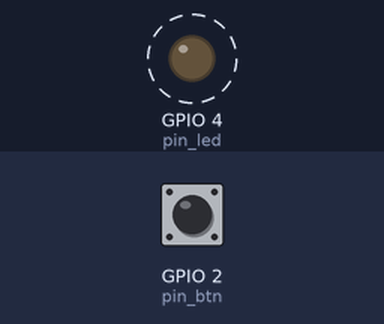
Recording of a sketch running on a simulated ESP32. Parts: output pins drawn as LEDs (lit = HIGH). Dashed ring = blinking. The test bench sets the inputs (shaded band); at power-on: GPIO 2 (pin_btn) LOW.

Above: at 1.5 s.
Timing chart, 0 to 5.6 s (numbered marks = the images above):
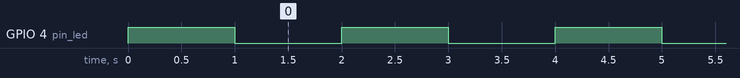

Measured:
- by itself, GPIO 4 (pin_led): alternates HIGH for 1.0 s and LOW for 1.0 s

The sketch:

multi_core.ino
```cpp
#include <Wire.h>
////#include <LiquidCrystal_I2C.h> //biblioteca responsável pelo controle do display

////LiquidCrystal_I2C lcd(0x27, 16, 2); //set the LCD address to 0x27 for a 16 chars and 2 line display

int count  = 0;
int blinked = 0;

String statusButton = "DESATIVADO";

//pinos usados
const uint8_t pin_led = 4;
const uint8_t pin_btn = 2;

//variaveis que indicam o núcleo
static uint8_t taskCoreZero = 0;
static uint8_t taskCoreOne  = 1;

void setup() {
  pinMode(pin_led, OUTPUT);
  pinMode(pin_btn, INPUT);

  //inicializa o LCD com os pinos SDA e SCL
////  lcd.begin(19, 23);

  // Liga a luz do display
////  lcd.backlight();
////  lcd.setCursor(0, 0);
////  lcd.print("Piscadas:");

  //cria uma tarefa que será executada na função coreTaskZero, com prioridade 1 e execução no núcleo 0
  //coreTaskZero: piscar LED e contar quantas vezes
  xTaskCreatePinnedToCore(
                    coreTaskZero,   /* função que implementa a tarefa */
                    "coreTaskZero", /* nome da tarefa */
                    10000,      /* número de palavras a serem alocadas para uso com a pilha da tarefa */
                    NULL,       /* parâmetro de entrada para a tarefa (pode ser NULL) */
                    1,          /* prioridade da tarefa (0 a N) */
                    NULL,       /* referência para a tarefa (pode ser NULL) */
                    taskCoreZero);         /* Núcleo que executará a tarefa */

  delay(500); //tempo para a tarefa iniciar

  //cria uma tarefa que será executada na função coreTaskOne, com prioridade 2 e execução no núcleo 1
  //coreTaskOne: atualizar as informações do display
  xTaskCreatePinnedToCore(
                    coreTaskOne,   /* função que implementa a tarefa */
                    "coreTaskOne", /* nome da tarefa */
                    10000,      /* número de palavras a serem alocadas para uso com a pilha da tarefa */
                    NULL,       /* parâmetro de entrada para a tarefa (pode ser NULL) */
                    2,          /* prioridade da tarefa (0 a N) */
                    NULL,       /* referência para a tarefa (pode ser NULL) */
                    taskCoreOne);         /* Núcleo que executará a tarefa */

    delay(500); //tempo para a tarefa iniciar

   //cria uma tarefa que será executada na função coreTaskTwo, com prioridade 2 e execução no núcleo 0
   //coreTaskTwo: vigiar o botão para detectar quando pressioná-lo
   xTaskCreatePinnedToCore(
                    coreTaskTwo,   /* função que implementa a tarefa */
                    "coreTaskTwo", /* nome da tarefa */
                    10000,      /* número de palavras a serem alocadas para uso com a pilha da tarefa */
                    NULL,       /* parâmetro de entrada para a tarefa (pode ser NULL) */
                    2,          /* prioridade da tarefa (0 a N) */
                    NULL,       /* referência para a tarefa (pode ser NULL) */
                    taskCoreZero);         /* Núcleo que executará a tarefa */

}

void loop() {
}

//essa função ficará mudando o estado do led a cada 1 segundo
//e a cada piscada (ciclo acender e apagar) incrementará nossa variável blinked
void coreTaskZero( void * pvParameters ){

    String taskMessage = "Task running on core ";
    taskMessage = taskMessage + xPortGetCoreID();

    while(true){
      digitalWrite(pin_led, !digitalRead(pin_led));
      if (++count % 2 == 0 )
        blinked++;

      delay(1000);
    }
}

//essa função será responsável apenas por atualizar as informações no
//display a cada 100ms
void coreTaskOne( void * pvParameters ){
     while(true){
////        lcd.setCursor(10, 0);
////        lcd.print(blinked);

////        lcd.setCursor(0,1);
////        lcd.print(statusButton);
        delay(100);
    }
}

//essa função será responsável por ler o estado do botão
//e atualizar a variavel de controle.
void coreTaskTwo( void * pvParameters ){
     while(true){
      if(digitalRead(pin_btn)){
        statusButton = "Ativado   ";
      }
      else statusButton = "Desativado";
      delay(10);
    }
}
```
